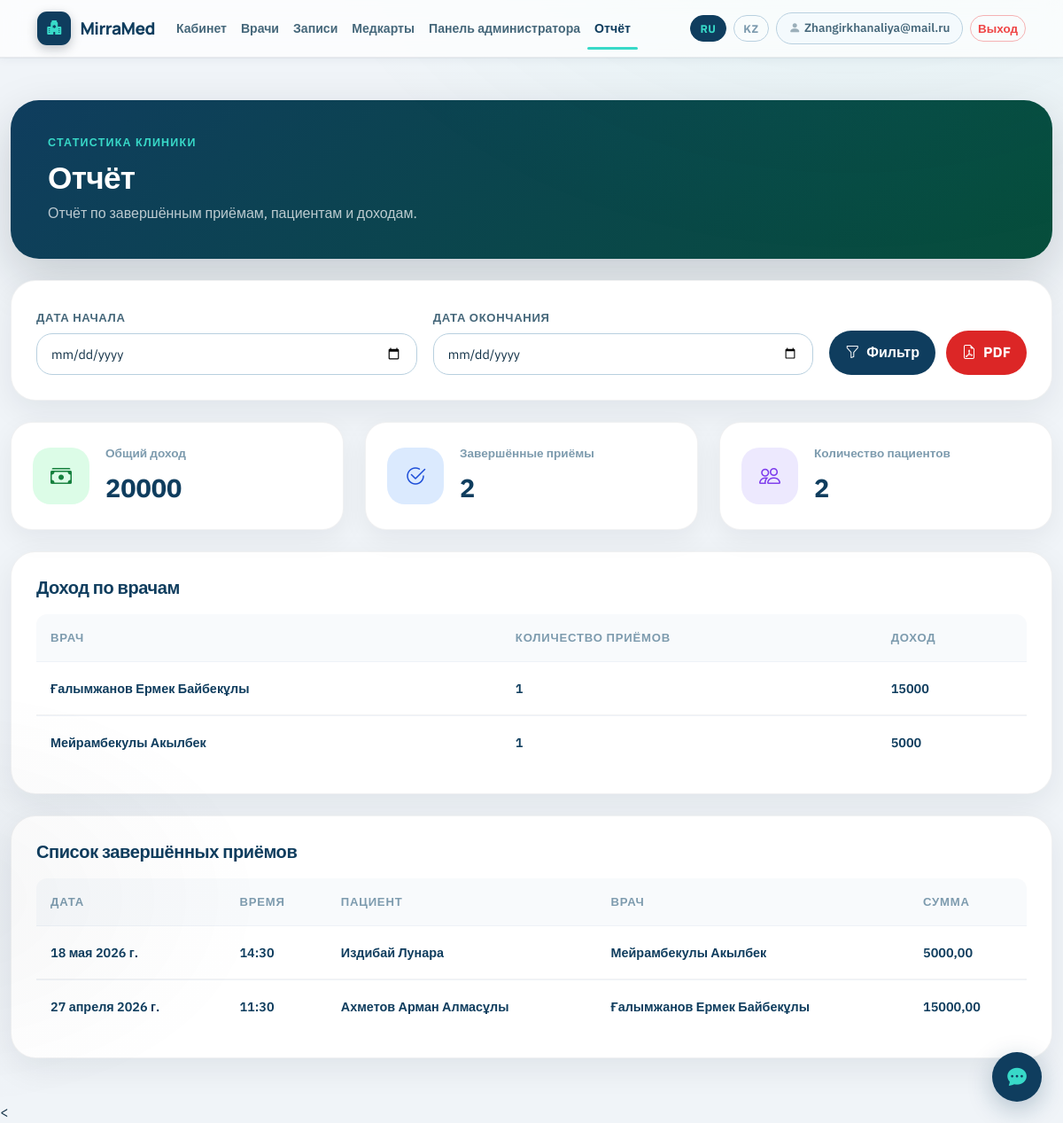
The page /reports/ (signed in) on the database its author committed.
### core/models.py (models this page shows, shortened)
class User(AbstractUser):
    class Role(models.TextChoices):
        ADMIN = 'admin', 'Admin'
        DOCTOR = 'doctor', 'Doctor'
        PATIENT = 'patient', 'Patient'
    username = models.CharField(max_length=150, unique=True)
    email = models.EmailField(unique=True)
    full_name = models.CharField(max_length=255)
    role = models.CharField(max_length=20, choices=Role.choices, default=Role.PATIENT)
    must_complete_profile = models.BooleanField(default=True)
    USERNAME_FIELD = 'email'
    REQUIRED_FIELDS = []
    objects = UserManager()

class Appointment(models.Model):
    class Status(models.TextChoices):
        PENDING = 'pending', 'Pending'
        APPROVED = 'approved', 'Approved'
        REJECTED = 'rejected', 'Rejected'
        COMPLETED = 'completed', 'Completed'
        CANCELLED = 'cancelled', 'Cancelled'
        NO_SHOW = 'no_show', 'No show'
    patient = models.ForeignKey(Patient, on_delete=models.CASCADE, related_name='appointments')
    doctor = models.ForeignKey(Doctor, on_delete=models.CASCADE, related_name='appointments')
    date = models.DateField()
    slot = models.TimeField()
    status = models.CharField(max_length=20, choices=Status.choices, default=Status.PENDING)
    fee = models.DecimalField(max_digits=10, decimal_places=2, default=0)
    created_at = models.DateTimeField(auto_now_add=True)
    approved_at = models.DateTimeField(null=True, blank=True)
    class Meta:
        ordering = ['-date', 'slot']
        constraints = [
            models.UniqueConstraint(fields=['doctor', 'date', 'slot'], name='unique_doctor_slot')
        ]

class Patient(models.Model):
    GENDER_CHOICES = [('male', 'Male'), ('female', 'Female')]
    user = models.OneToOneField(settings.AUTH_USER_MODEL, on_delete=models.CASCADE, related_name='patient_profile')
    birth_date = models.DateField(null=True, blank=True)
    gender = models.CharField(max_length=10, choices=GENDER_CHOICES, blank=True)
    phone = models.CharField(max_length=30, blank=True, validators=[phone_validator])
    address = models.CharField(max_length=255, blank=True)

class Doctor(models.Model):
    user = models.OneToOneField(settings.AUTH_USER_MODEL, on_delete=models.CASCADE, related_name='doctor_profile')
    specialization = models.CharField(max_length=255, blank=True)
    experience_years = models.PositiveIntegerField(default=0)
    room = models.CharField(max_length=50, blank=True)
    phone = models.CharField(max_length=30, blank=True, validators=[phone_validator])
    consultation_fee = models.DecimalField(max_digits=10, decimal_places=2, default=15000)
    photo = models.ImageField(upload_to='doctors/', null=True, blank=True)

### core/views.py (the view)
# urls.py: path('reports/', views.reports, name='reports'),
@login_required
def reports(request):
    if request.user.role != 'admin':
        return redirect('dashboard')
    date_from = request.GET.get('date_from')
    date_to = request.GET.get('date_to')
    today = date.today()
    if date_from:
        date_from_value = datetime.strptime(date_from, '%Y-%m-%d').date()
        if date_from_value > today:
            messages.error(request, 'Дата начала не может быть позже сегодняшнего дня.')
            return redirect('reports')
    else:
        date_from_value = None
    if date_to:
        date_to_value = datetime.strptime(date_to, '%Y-%m-%d').date()
        if date_to_value > today:
            messages.error(request, 'Дата окончания не может быть позже сегодняшнего дня.')
            return redirect('reports')
    else:
        date_to_value = None
    if date_from_value and date_to_value and date_from_value > date_to_value:
        messages.error(request, 'Дата начала не может быть позже даты окончания.')
        return redirect('reports')
    appointments = Appointment.objects.filter(status='completed')
    if date_from_value:
        appointments = appointments.filter(date__gte=date_from_value)
    if date_to_value:
        appointments = appointments.filter(date__lte=date_to_value)
    appointments = appointments.select_related(
        'patient__user',
        'doctor__user'
    ).order_by('-date', '-slot')
    total_income = appointments.aggregate(total=Sum('fee'))['total'] or 0
    completed_count = appointments.count()
    patients_count = appointments.values('patient').distinct().count()
    doctor_income = appointments.values(
        'doctor__user__full_name'
    ).annotate(
        appointments_count=Count('id'),
        total_income=Sum('fee')
    ).order_by('-total_income')
    return render(request, 'reports.html', {
        'date_from': date_from,
        'date_to': date_to,
        'appointments': appointments,
        'total_income': total_income,
        'completed_count': completed_count,
        'patients_count': patients_count,
        'doctor_income': doctor_income,
        'today': today.isoformat(),
    })

### core/context_processors.py (called while the page is built)
def ui_context(request):
    lang = getattr(request, 'site_lang', 'ru')
    return {
        'site_lang': lang,
        'T': TRANSLATIONS.get(lang, TRANSLATIONS['ru']),
    }

### templates/reports.html (shortened to what this page needs)
{% extends 'base.html' %}
{% block content %}
<div class="reports-page">
  <div class="reports-hero mb-4">
    <div>
      <div class="reports-kicker">
        {% if site_lang == 'kz' %}
          Клиника статистикасы
        {% else %}
          Статистика клиники
        {% endif %}
      </div>
      <h1>{{ T.reports }}</h1>
      <p>
        {% if site_lang == 'kz' %}
          Аяқталған қабылдаулар, пациенттер және табыс бойынша есеп.
        {% else %}
          Отчёт по завершённым приёмам, пациентам и доходам.
        {% endif %}
      </p>
    </div>
  </div>
  <div class="report-filter-card mb-4">
    <form method="get" class="report-filter-grid">
      <div>
        <label class="form-label">
          {% if site_lang == 'kz' %}Басталу күні{% else %}Дата начала{% endif %}
        </label>
        <input type="date"
          name="date_from"
          value="{{ date_from }}"
          max="{{ today }}"
          class="form-control app-input">
      </div>
      <div>
        <label class="form-label">
          {% if site_lang == 'kz' %}Аяқталу күні{% else %}Дата окончания{% endif %}
        </label>
        <input type="date"
       name="date_to"
       value="{{ date_to }}"
       max="{{ today }}"
       class="form-control app-input">
      </div>
      <div class="report-filter-actions">
        <button class="report-btn report-btn-primary">
          <i class="bi bi-funnel"></i>
          {% if site_lang == 'kz' %}Сүзу{% else %}Фильтр{% endif %}
        </button>
        <button type="button"
                class="report-btn report-btn-danger"
                onclick="window.print()">
        <i class="bi bi-file-earmark-pdf"></i>
        PDF
        </button>
      </div>
    </form>
  </div>
  <div class="row g-4 mb-4">
    <div class="col-md-4">
      <div class="report-stat-card">
        <div class="report-stat-icon income">
          <i class="bi bi-cash-stack"></i>
        </div>
        <div>
          <div class="report-stat-label">
            {% if site_lang == 'kz' %}Жалпы табыс{% else %}Общий доход{% endif %}
          </div>
          <div class="report-stat-value">{{ total_income }}</div>
        </div>
      </div>
    </div>
    <div class="col-md-4">
      <div class="report-stat-card">
        <div class="report-stat-icon completed">
          <i class="bi bi-check2-circle"></i>
        </div>
        <div>
          <div class="report-stat-label">
            {% if site_lang == 'kz' %}Аяқталған қабылдаулар{% else %}Завершённые приёмы{% endif %}
          </div>
          <div class="report-stat-value">{{ completed_count }}</div>
        </div>
      </div>
    </div>
    <div class="col-md-4">
      <div class="report-stat-card">
        <div class="report-stat-icon patients">
          <i class="bi bi-people"></i>
        </div>
        <div>
          <div class="report-stat-label">
            {% if site_lang == 'kz' %}Пациенттер саны{% else %}Количество пациентов{% endif %}
          </div>
          <div class="report-stat-value">{{ patients_count }}</div>
        </div>
      </div>
    </div>
  </div>
  <div class="report-table-card mb-4">
    <div class="report-table-header">
      <h2>
        {% if site_lang == 'kz' %}Дәрігерлер бойынша табыс{% else %}Доход по врачам{% endif %}
      </h2>
    </div>
    <div class="table-responsive">
      <table class="table report-table align-middle">
        <thead>
          <tr>
            <th>{% if site_lang == 'kz' %}Дәрігер{% else %}Врач{% endif %}</th>
            <th>{% if site_lang == 'kz' %}Қабылдау саны{% else %}Количество приёмов{% endif %}</th>
            <th>{% if site_lang == 'kz' %}Табыс{% else %}Доход{% endif %}</th>
          </tr>
        </thead>
        <tbody>
          {% for d in doctor_income %}
          <tr>
            <td>{{ d.doctor__user__full_name }}</td>
            <td>{{ d.appointments_count }}</td>
            <td>{{ d.total_income }}</td>
          </tr>
          {% empty %}
          <tr>
            <td colspan="3" class="text-center subtle py-4">
              {% if site_lang == 'kz' %}Мәлімет жоқ{% else %}Нет данных{% endif %}
            </td>
          </tr>
          {% endfor %}
        </tbody>
      </table>
    </div>
  </div>
  <div class="report-table-card">
    <div class="report-table-header">
      <h2>
        {% if site_lang == 'kz' %}Аяқталған қабылдаулар тізімі{% else %}Список завершённых приёмов{% endif %}
      </h2>
    </div>
    <div class="table-responsive">
      <table class="table report-table align-middle">
        <thead>
          <tr>
            <th>{% if site_lang == 'kz' %}Күні{% else %}Дата{% endif %}</th>
            <th>{% if site_lang == 'kz' %}Уақыты{% else %}Время{% endif %}</th>
            <th>{% if site_lang == 'kz' %}Пациент{% else %}Пациент{% endif %}</th>
            <th>{% if site_lang == 'kz' %}Дәрігер{% else %}Врач{% endif %}</th>
            <th>{% if site_lang == 'kz' %}Сумма{% else %}Сумма{% endif %}</th>
          </tr>
        </thead>
        <tbody>
          {% for a in appointments %}
          <tr>
            <td>{{ a.date }}</td>
            <td>{{ a.slot|time:'H:i' }}</td>
            <td>{{ a.patient.user.full_name }}</td>
            <td>{{ a.doctor.user.full_name }}</td>
            <td>{{ a.fee }}</td>
          </tr>
          {% endfor %}
        </tbody>
      </table>
    </div>
  </div>
</div>
{% endblock %}

### templates/base.html (shortened to what this page needs)
{% load core_tags %}
<!doctype html>
<html lang="{{ site_lang }}">
<head>
  <link href="https://cdn.jsdelivr.net/npm/bootstrap@5.3.3/dist/css/bootstrap.min.css" rel="stylesheet">
  <link href="https://cdn.jsdelivr.net/npm/bootstrap-icons@1.11.3/font/bootstrap-icons.css" rel="stylesheet">
  <link href="/static/css/styles.css?v=999" rel="stylesheet">
</head>
<body>
<nav class="app-navbar navbar navbar-expand-lg">
  <div class="container">
    <a class="navbar-brand" href="/">
      <span class="brand-mark"><i class="bi bi-hospital-fill"></i></span>
      <span>{{ T.site_name }}</span>
    </a>
    <div class="collapse navbar-collapse" id="mainNav">
      <ul class="navbar-nav me-auto mb-3 mb-lg-0 nav-pill-list">
        {% if request.user.is_authenticated %}
        <li class="nav-item">
          <a class="nav-link {% if request.path == '/dashboard/' %}active-nav{% endif %}"
            href="{% url 'dashboard' %}">
            {{ T.dashboard }}
          </a>
        </li>
        {% if request.user.role != 'doctor' %}
        <li class="nav-item">
          <a class="nav-link {% if request.path == '/doctors/' %}active-nav{% endif %}"
            href="{% url 'doctors_list' %}">
            {{ T.doctors }}
          </a>
        </li>
        {% endif %}
        <li class="nav-item">
          <a class="nav-link {% if request.path == '/appointments/' %}active-nav{% endif %}"
            href="{% url 'appointments' %}">
            {{ T.appointments }}
          </a>
        </li>
        <li class="nav-item">
          <a class="nav-link {% if request.path == '/medical-records/' %}active-nav{% endif %}"
            href="{% url 'medical_records' %}">
            {{ T.medical_records }}
          </a>
        </li>
        {% if request.user.role == 'admin' %}
        <li class="nav-item">
          <a class="nav-link"
            href="/admin/">
            {{ T.admin_panel }}
          </a>
        </li>
        <li class="nav-item">
          <a class="nav-link {% if request.path == '/reports/' %}active-nav{% endif %}"
            href="{% url 'reports' %}">
            {{ T.reports }}
          </a>
        </li>
        {% endif %}
        {% endif %}
        </ul>
      <div class="d-flex align-items-center gap-2 flex-wrap">
        <a class="btn btn-language {% if site_lang == 'ru' %}active{% endif %}" href="{% url 'switch_language' 'ru' %}?next={{ request.path }}">RU</a>
        <a class="btn btn-language {% if site_lang == 'kz' %}active{% endif %}" href="{% url 'switch_language' 'kz' %}?next={{ request.path }}">KZ</a>
        {% if request.user.is_authenticated %}
          <span class="user-chip"><i class="bi bi-person-fill me-1 opacity-50"></i>{{ request.user.full_name|default:request.user.email }}</span>
          <form method="post" action="{% url 'logout' %}" class="d-inline m-0">
            <button class="btn btn-outline-danger btn-sm">{{ T.logout }}</button>
          </form>
        {% else %}
          <a class="btn btn-success btn-sm" href="{% url 'login' %}">{{ T.login }}</a>
        {% endif %}
      </div>
    </div>
  </div>
</nav>
<main class="container app-shell py-4 py-lg-5">
  {% block content %}{% endblock %}
</main>
<
<button id="chat-toggle" title="Чат">
  <i class="bi bi-chat-dots-fill"></i>
</button>
</body>
</html>

### rows shown on the page
User: user.full_name "Zhangirkhanaliya@mail.ru"
User: doctor__user__full_name "Ғалымжанов Ермек Байбекұлы", appointments_count "1", total_income "15000"
User: doctor__user__full_name "Мейрамбекулы Акылбек", appointments_count "1", total_income "5000"
Appointment: date "18 мая 2026 г.", slot "14:30", patient.user.full_name "Издибай Лунара", doctor.user.full_name "Мейрамбекулы Акылбек", fee "5000,00"
Appointment: date "27 апреля 2026 г.", slot "11:30", patient.user.full_name "Ахметов Арман Алмасұлы", doctor.user.full_name "Ғалымжанов Ермек Байбекұлы", fee "15000,00"

### other values the page prints
{{ T.site_name }} "MirraMed"
{{ T.dashboard }} "Кабинет"
{{ T.doctors }} "Врачи"
{{ T.appointments }} "Записи"
{{ T.medical_records }} "Медкарты"
{{ T.admin_panel }} "Панель администратора"
{{ T.reports }} "Отчёт"
{{ T.logout }} "Выход"
{{ total_income }} "20000"
{{ completed_count }} "2"
{{ patients_count }} "2"
